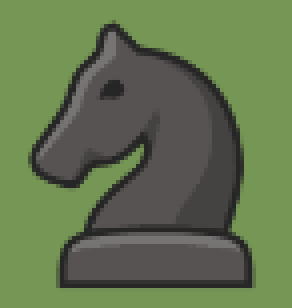
#> input picture ChessVideoCapturePy/bNvert.png, 73 x 77 px (shown 4 times larger)
$ jupyter execute main.ipynb
#> lines starting #> are read from the running program, lines starting #| are printed output that depends on the picture; after the words box and inside, x2 and y2 are one past the last pixel; in counts of white or black regions, pixels touching at a corner belong together
[cell 1]
# !pip install opencv-python

[cell 2]
import cv2
import numpy as np

[cell 3]
bNvert_img = cv2.imread('bNvert.png', cv2.IMREAD_UNCHANGED)
#> bNvert_img is the input picture: shape (77, 73, 3); mean B, G, R 80.2, 116, 99.2
fullscreen_img = cv2.imread('fullscreen.png', cv2.IMREAD_UNCHANGED)
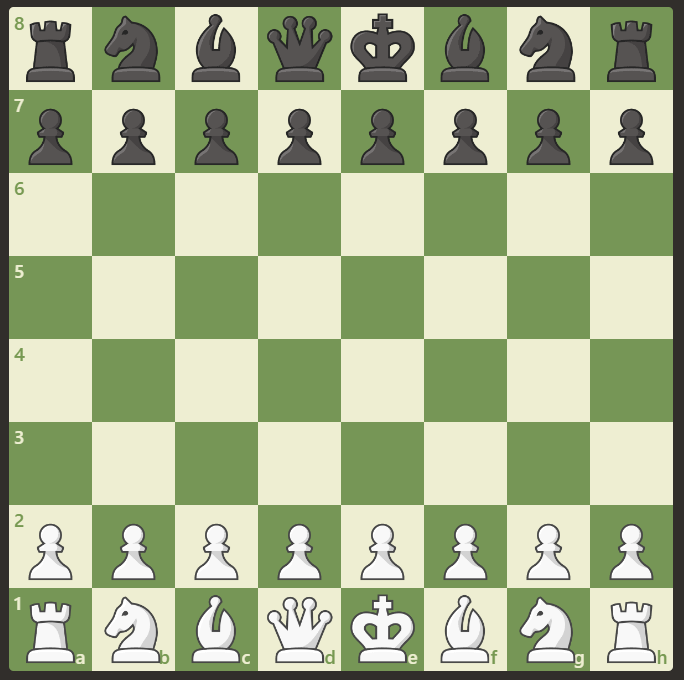
#> input picture ChessVideoCapturePy/fullscreen.png, 684 x 680 px
#> fullscreen_img is the input picture: shape (680, 684, 3); mean B, G, R 141, 178.7, 165.9

[cell 4]
cv2.imshow('black Knight', bNvert_img)
cv2.waitKey()
cv2.destroyAllWindows()

[cell 5]
cv2.imshow('full screen', fullscreen_img)
cv2.waitKey()
cv2.destroyAllWindows()

[cell 6]
result = cv2.matchTemplate(fullscreen_img, bNvert_img, cv2.TM_CCOEFF_NORMED)
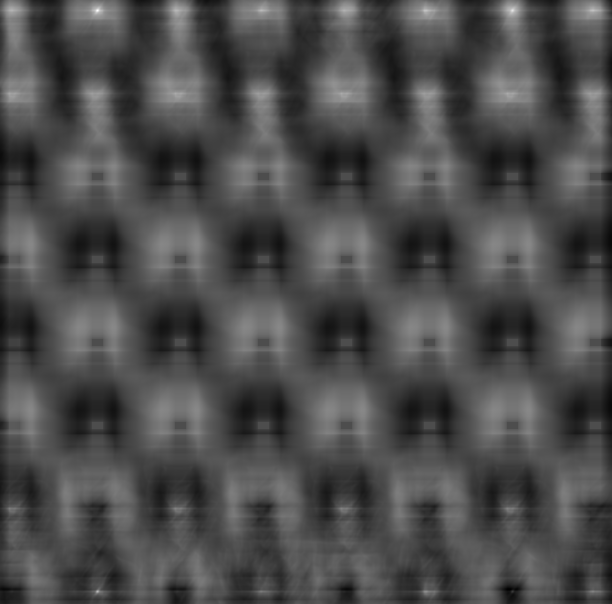
#> result: shape (604, 612) float32; min -0.435, max 1, mean -0.00552; drawn with min black and max white

[cell 7]
cv2.imshow('Result', result)
cv2.waitKey()
cv2.destroyAllWindows()

[cell 8]
min_val, max_val, min_loc, max_loc = cv2.minMaxLoc(result)
#> min_val = -0.435; max_val = 1; min_loc = (509, 589); max_loc = (97, 10)

[cell 9]
max_loc
#> Out = (97, 10)

[cell 10]
max_val
#> Out = 1

[cell 11]
w = bNvert_img.shape[1]
#> w = 73
h = bNvert_img.shape[0]
#> h = 77

[cell 12]
cv2.rectangle(fullscreen_img, max_loc, (max_loc[0] + w, max_loc[1] + h), (0,255,255), 2)
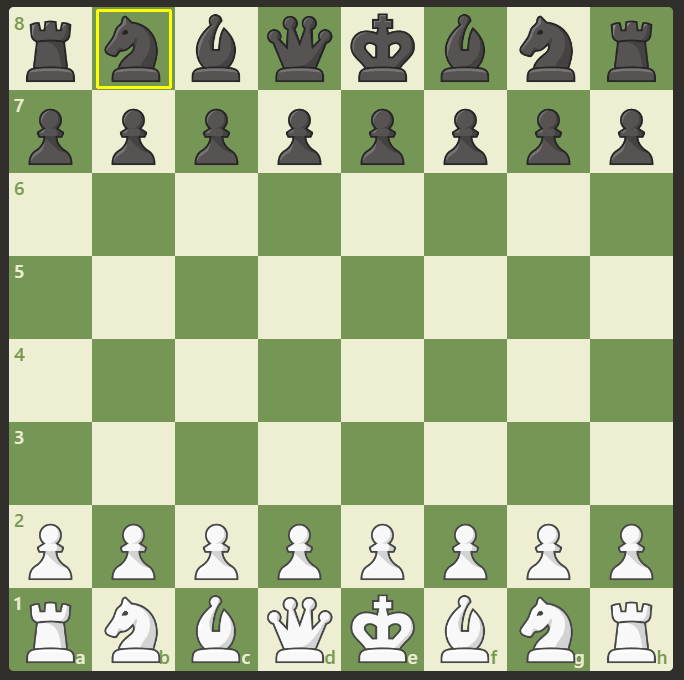
#> fullscreen_img: shape (680, 684, 3); 0.19% of pixels changed, all inside (x1, y1, x2, y2) = (96, 9, 172, 89)

[cell 13]
threshold = .7

[cell 14]
yloc, xloc = np.where(result >= threshold)
#> yloc = 20 values from 9 to 11; xloc = 20 values, max 513 at index 5, min 95 at index 6, mean 283.8

[cell 15]
len(xloc)
#> Out = 20

[cell 16]
for (x, y) in zip(xloc, yloc):
    cv2.rectangle(fullscreen_img, (x, y), (x + w, y + h), (0,255,255), 2)
#> this loop made 20 passes
#> (x, y) on passes 1 to 12: (96, 9), (97, 9), (98, 9), (511, 9), (512, 9), (513, 9), (95, 10), (96, 10), (97, 10), (98, 10), (99, 10), (511, 10)
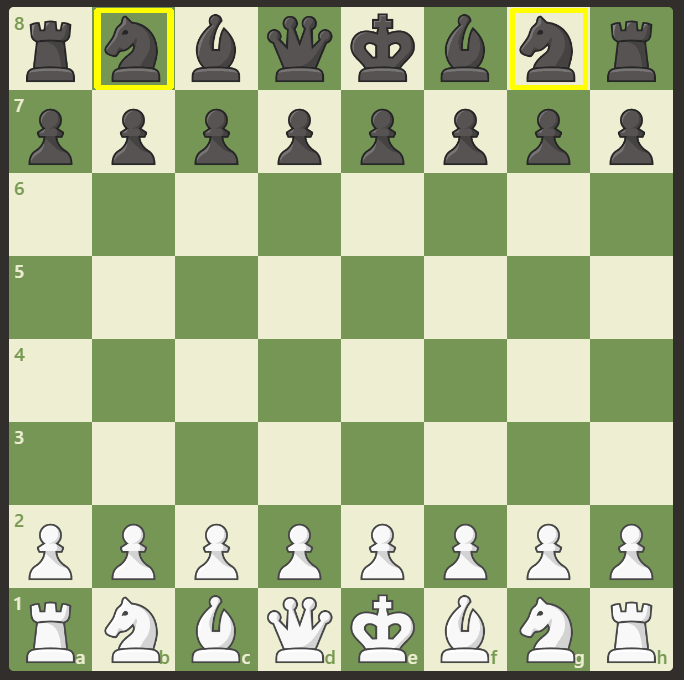
#> fullscreen_img: shape (680, 684, 3); 0.52% of pixels changed, all inside (x1, y1, x2, y2) = (94, 8, 588, 90)

[cell 17]
cv2.imshow('fullscreen', fullscreen_img)
cv2.waitKey()
cv2.destroyAllWindows()

[cell 18]
# What is a rectangle?
# x, y, w, h
rectangles = []
for (x, y) in zip(xloc, yloc):
    rectangles.append([int(x), int(y), int(w), int(h)])
#> after the loop, rectangles = 20 items, first 6: [96, 9, 73, 77], [97, 9, 73, 77], [98, 9, 73, 77], [511, 9, 73, 77], [512, 9, 73, 77], [513, 9, 73, 77]

[cell 19]
len(rectangles)
#> Out = 20

[cell 20]
rectangles, weights = cv2.groupRectangles(rectangles, 1, 0.2)
#> rectangles = [[97, 10, 73, 77], [512, 10, 73, 77]]; weights = [11, 9]

[cell 21]
rectangles
#> Out = [[97, 10, 73, 77], [512, 10, 73, 77]]

[cell 22]
len(rectangles)
#> Out = 2
